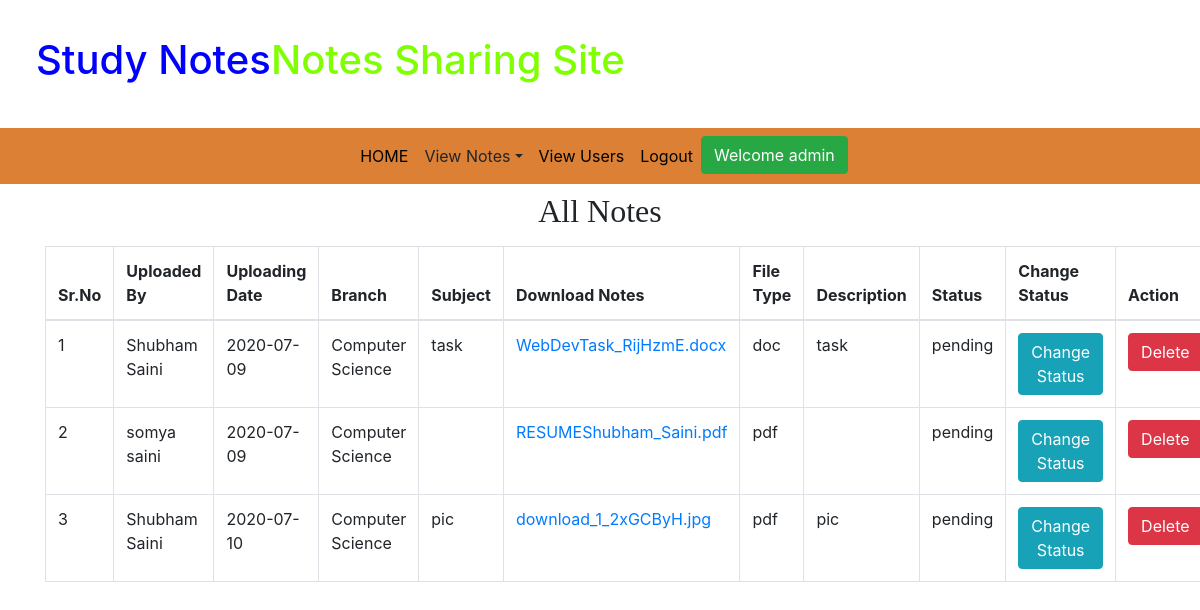
The app's page /allnotes_admin (signed in), older data.
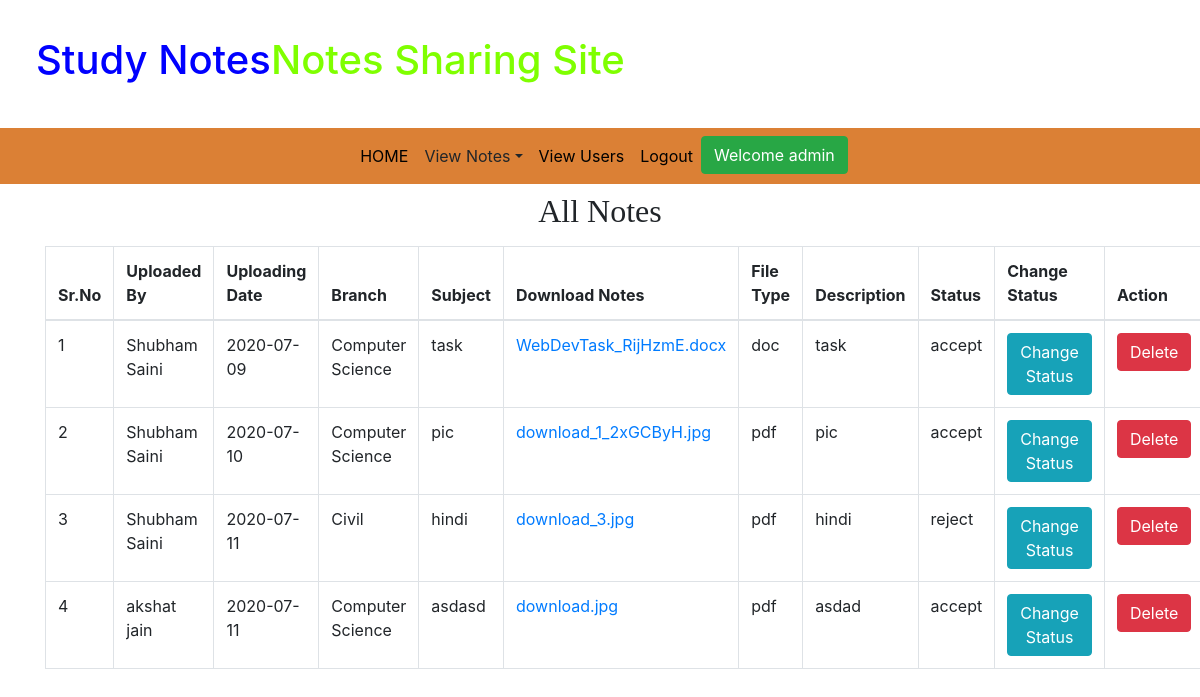
The same page, newer data.
### app/models.py (models this page shows, shortened)
class Notes(models.Model):
    user = models.ForeignKey(User, on_delete=models.CASCADE, null=True)
    uploading_date = models.CharField(max_length=10, null=True)
    branch = models.CharField(max_length=30)
    subject = models.CharField(max_length=20)
    notesfile = models.FileField()
    filetype = models.CharField(max_length=30,null=True)
    description = models.CharField(max_length=300,null=True)
    status = models.CharField(max_length=15,null=True)

### app/views.py (the view)
# urls.py: path('allnotes_admin', allnotes_admin, name = 'allnotes_admin'),
def allnotes_admin(request):
    if not request.user.is_staff:
        return redirect('login_admin')
    notes = Notes.objects.all()
    d = {'notes': notes}
    return render(request, 'allnotes_admin.html',d)

### app/templates/allnotes_admin.html
{% extends 'admin_home.html' %}
{% block body %}
<div class="container text-center mt-2" style="font-family: Monotype Corsiva">
    <h2>All Notes</h2>
</div>
<div class="container mt-3">
    <table class="table table-bordered">
        <thead>
            <tr>
                <th>Sr.No</th>
                <th>Uploaded By</th>
                <th>Uploading Date</th>
                <th>Branch</th>
                <th>Subject</th>
                <th>Download Notes</th>
                <th>File Type</th>
                <th>Description</th>
                <th>Status</th>
                <th>Change Status</th>
                <th>Action</th>
            </tr>
        </thead>
        <tbody>
            {% for i in notes %}
            <tr>
                <td>{{forloop.counter}}</td>
                <td>{{i.user.first_name}} {{i.user.last_name}}</td>
                <td>{{i.uploading_date}}</td>
                <td>{{i.branch}}</td>
                <td>{{i.subject}}</td>
                <td><a href="{{i.notesfile.url}}" download>{{i.notesfile}}</a></td>
                <td>{{i.filetype}}</td>
                <td>{{i.description}}</td>
                <td>{{i.status}}</td>
                <td><a href="{% url 'status' i.id %}" class="btn btn-info">Change Status</a></td>
                <td><a class="btn btn-danger" href="{% url 'deletenotes_admin' i.id %}">Delete</a>
            </tr>
            {% endfor %}
        </tbody>
    </table>
</div>
{% endblock %}

### app/templates/admin_home.html (shortened to what this page needs)
{% extends 'admin_navigation.html' %}
{% load static %}

### app/templates/admin_navigation.html (shortened to what this page needs)
{% load static %}
<!DOCTYPE html>
<html lang="en">
<head>
    <link rel="stylesheet" href="https://maxcdn.bootstrapcdn.com/bootstrap/4.3.1/css/bootstrap.min.css">
    <link rel="stylesheet" href="https://use.fontawesome.com/releases/v5.6.3/css/all.css"
>
    <link rel="stylesheet" href="{% static 'css/style.css' %}">
</head>
<body>
    <h1 style="padding: 3%;"><span style="color: blue;">Study Notes</span><span style="color: chartreuse;">Notes Sharing
            Site</span></h1>
    <nav class="navbar navbar-expand-sm justify-content-center" style="background-color: rgb(219, 128, 53);">
        <ul class="navbar-nav">
            <li class="navbar-item">
                <a class="nav-link" href="{% url 'admin_home' %}">HOME</a>
            </li>
            <li class="navbar-item dropdown">
               <a class="nav-link dropdown-toggle" data-toggle="dropdown">View Notes</a>
           </li>
            <li class="navbar-item">
                <a class="nav-link" href="{% url 'view_users' %}">View Users</a>
            </li>
            <li class="navbar-item">
                <a class="nav-link" href="{% url 'admin_logout' %}">Logout</a>
            </li>
            <li>
                <button class="btn btn-success">Welcome {{request.user.username}}</button>
            </li>
        </ul>
    </nav>
</body>
</html>
{% block body %}
{% endblock %}

### app/static/css/style.css (style rules this page uses)
.nav-link { color: black; }

Row changes from the older to the newer data that the page shows:
removed Notes: user.first_name "somya", user.last_name "saini", uploading_date "2020-07-09", branch "Computer Science", notesfile "RESUMEShubham_Saini.pdf", filetype "pdf", status "pending"
changed Notes "task": status "pending" → "accept"
changed Notes "pic": status "pending" → "accept"
added Notes: user.first_name "Shubham", user.last_name "Saini", uploading_date "2020-07-11", branch "Civil", subject "hindi", notesfile "download_3.jpg", filetype "pdf", description "hindi", status "reject"
added Notes: user.first_name "akshat", user.last_name "jain", uploading_date "2020-07-11", branch "Computer Science", subject "asdasd", notesfile "download.jpg", filetype "pdf", description "asdad", status "accept"
